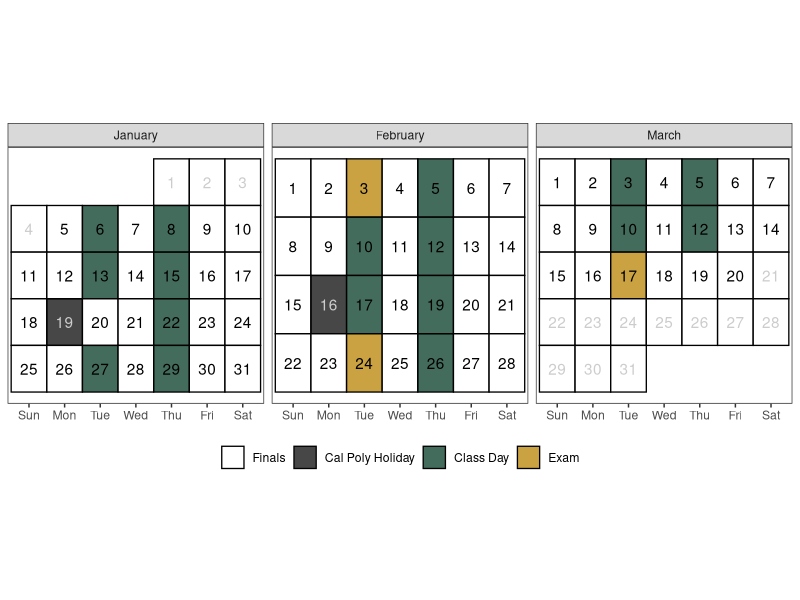

The R script that drew this image:
## ---- chunk 1
#| include: false

library(tidyverse)

# Create a calendar for your syllabus ----
# Source: http://svmiller.com/blog/2020/08/a-ggplot-calendar-for-your-semester/

# 1) what is the first Day of the semester?
# Any number of ways to identify dates in R, but we'll use {lubridate} and the ymd() function here.
# Format: YYYYMMDD
semester_dates <- seq(ymd(20260105), ymd(20260320), by = 1)
# Weekday(s) of class
class_wdays <- c("Tue", "Thu")

not_here_dates <- c(
  ymd("20260119"),
  ymd("20260216")
  )

exam_dates <- c(ymd(20260203), 
                ymd(20260224),
                ymd(20260317)
                )

finals_week <- seq(ymd(20260315), ymd(20260320), by = 1)

# Custom function for treating the first day of the month as the first week 
# of the month up until the first Sunday 
# (unless Sunday was the start of the month)
wom <- function(date) {
    first <- wday(as.Date(paste(year(date), month(date), 1, sep = "-")))
    return((mday(date) + (first - 2)) %/% 7 + 1)
  }
# Create a data frame of dates, assign to Cal
Cal <- tibble(date = seq(ymd(20260101), ymd(20260331), by=1))  |>
  mutate(mon = lubridate::month(date, label = T, abbr = F),
         wkdy = weekdays(date, abbreviate = T),
         wkdy = fct_relevel(wkdy, "Sun", "Mon", "Tue", "Wed", "Thu","Fri","Sat"), # make sure Sunday comes first
         semester = date %in% semester_dates, 
         # project = date %in% project_dates,
         exams = date %in% exam_dates, # is it an exam?
         not_here = date %in% not_here_dates, # is it a day off?
         exam_wk = date %in% finals_week,
         follows_mon = date %in% ymd(20260120),
         day = lubridate::mday(date), 
         week = wom(date)
         ) |>
  mutate(category = case_when(
    # project ~ "Project",
    exams ~ "Exam",
    not_here ~ "Cal Poly Holiday",
    semester & wkdy %in% class_wdays & !not_here & !exam_wk & !follows_mon ~ "Class Day",
    semester ~ "Finals",
    TRUE ~ "NA"
  )
  )

class_cal <- Cal |> 
  ggplot(aes(wkdy, week)) +
  theme_bw() +
  theme(aspect.ratio = 1, 
        panel.grid.major.x = element_blank(),
        legend.position = "bottom",
        legend.title = element_blank(),
        axis.title.y = element_blank(), 
        axis.title.x = element_blank(),
        axis.ticks.y = element_blank(), 
        axis.text.y = element_blank()) +
  geom_tile(alpha=0.8, aes(fill=category), color="black", size=.45) +
  facet_wrap(~mon, scales = "free", ncol=4) +
  geom_text(aes(label = day, color = semester & (!not_here))) +
  # put your y-axis down, flip it, and reverse it
  scale_y_reverse(breaks=NULL) +
  # manually fill scale colors to something you like...
  scale_color_manual(values = c("FALSE" = "grey80", "TRUE" = "black"), guide = "none") + 
  scale_fill_manual(values=c("Class Day"="#154734", 
                             "Finals"="white",
                             "Cal Poly Holiday" = "grey10",
                             "NA" = "white", # I like these whited out...
                             "Exam"="#BD8B13"),
                    #... but also suppress a label for a non-class semester day
                    breaks=c("Finals", "Cal Poly Holiday", "Class Day","Exam"))
# class_cal

exam_days <- filter(Cal, category == "Exam") |>
  dplyr::mutate(topic = c("Midterm Exam 1",
                          "Midterm Exam 2",
                          "Common Final Exam"
                          ),
         time = c("In Class", 
                  "In Class", 
                  "7:10-10:00pm"
                  )
         ) |>
  rowwise() |>
  mutate(sem_week = week(date),
         Date = paste(format(date, "%b %e"), sep = ",", collapse = ", "))
## ---- chunk 2
# 1) Set your semester start (usually a Monday)
term_start <- as.Date("2026-01-05")

# 2) Define your topics by semester week (index = 1, 2, 3, ...)
topics <- c(
    "Module 1: Intro to Design of Experiments (DOE)",
    "Module 2: Completely Randomized Designs (CRD)",
    "Module 3: Power",
    "Module 4: Factorials",
    "Module 5: Randomized Complete Block Designs (RCBD)",
    "Module 6: Random Effects & Mixed Models",
    "Module 7: Extensions to Block Designs",
    "Module 8: Nonparametric Tests",
    "Final Project Worktime",
    "Final Project Presentations"
)

# Helper to compute semester week
sem_week <- function(x, start = term_start) {
  as.integer(floor(as.numeric(as.Date(x) - start) / 7)) + 1
}


# 3) Class days summarized to semester weeks
class_days <- Cal |>
  filter(category %in% c("Class Day")) |>
  mutate(sem_week = sem_week(date)) |>
  # If you have any pre-term entries, drop or relabel:
  filter(sem_week >= 1) |>
  group_by(sem_week) |>
  summarize(
    Date = paste(format(as.Date(date), "%b %e"), collapse = ", "),
    .groups = "drop"
  ) |>
  mutate(topic = topics)

# 4) Make sure exam_days also has sem_week before binding
exam_days <- exam_days |>
  mutate(sem_week = sem_week(date)) |>
  transmute(
    sem_week,
    Date = format(as.Date(date), "%b %e"),
    topic # keep your existing exam labels in this column
  )

# 5) Combine, order, and select final columns
out <- bind_rows(class_days, exam_days) |>
  arrange(sem_week) |>
  select(Date, Topic = topic)

# out
## ---- chunk 3

# # project_days <- filter(Cal, category == "Project") |>
# #   mutate(topic = c("Project Proposal Due", "Project Presentation Due", "Project Report Due"),
# #          time = c("8pm", "8pm", "8pm")) |>
# #   mutate(Date = format(date, "%b %e"),
# #          sem_week = week(date))
# 
# class_days <- filter(Cal, category %in% c("Class Day")) |>
#   mutate(sem_week = week(date + 1)) |>
#   group_by(sem_week) |>
#   # group_by(sem_week) |>
#   summarize(Date = paste(format(date, "%b %e"), sep = ",", collapse = ", ")) |>
#   mutate(topic = c(
#     "Module 1: Intro to Design of Experiments (DOE)",
#     "Module 2: Completely Randomized Designs (CRD)",
#     "Module 3: Power",
#     "Module 4: Factorials",
#     "Module 5: Factorials, continued",
#     "Module 5: Randomized Complete Block Designs (RCBD)",
#     "Module 6: Random Effects & Mixed Models",
#     "Module 7: Extensions to Block Designs",
#     "Module 8: Nonparametric Tests")
#     ) |>
#   # bind_rows(project_days) |>
#   bind_rows(exam_days) |>
#   arrange(sem_week) |>
#   slice(1:15) |> 
#   select(Date, Topic = topic)
## ---- chunk 4
#| echo: false
#| eval: true
#| warning: false
#| fig-width: 9
#| fig-height: 4
#| fig-pos: 'H'
#| out-width: 100%
#| fig-align: center
#| fig-cap: "Note: Tuesday, January 20th follows a Monday schedule."
class_cal
## ---- chunk 5
#| echo: false
#| eval: true
#| fig-pos: 'h'
out |>
kableExtra::kable(caption = "Tentative schedule of class topics:", format = "simple")
## ---- chunk 6
#| echo: false
#| fig-loc: "H"

tribble(
  ~Category,  ~Percent,
  "Class Preparation, Participation, & Professionalism", "5%",
  "In-class Activities", "10%",
  "Island Labs", "15%",
  "Final Project", "15%",
  "Midterm Exam 1", "17.5%",
  "Midterm Exam 2", "17.5%",
  "Final Exam", "20%"
) |> 
  knitr::kable()
